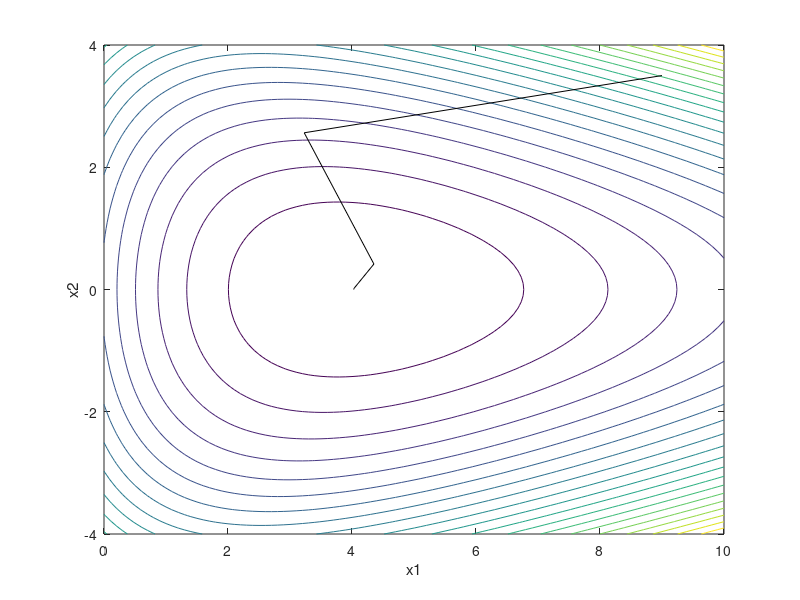

MATLAB code for this plot:
% 例程 2.21  牛顿法示例
%  函数定义：y = (exp(-(x1 - 3)/2))+(exp((x1 + 4*x2)/10))+(exp((x1 - 4*x2)/10));
[vx1, vx2 ] = meshgrid(0: 0.1: 10, -4: 0.1: 4);
y = (exp(-(vx1 - 3)/2)) + (exp((vx1 + 4*vx2)/10)) + (exp((vx1 - 4*vx2)/10));
%  函数图像绘制
figure(1)
contour(vx1, vx2, y, 20);
hold on; 
xlabel('x1');  ylabel('x2');
%  初始点
x1i = 9;
x2i = 3.5;
%  迭代步数
for M = 1:4
a = (exp(-(x1i - 3)/2));
b = (exp((x1i + 4*x2i)/10));
c = (exp((x1i - 4*x2i)/10));
yi = a + b + c;
%  计算梯度
aux1 = (-0.5*a) + (0.1*b) + (0.1*c);
aux2 = (0.4*b) - (0.4*c);
g = [aux1, aux2];
%  计算海森矩阵
qH11 = (0.25*a) + (0.01*b) + (0.01*c);
qH12 = (0.04*b) - (0.04*c);
qH21 = (0.04*b) - (0.04*c);
qH22 = (0.16*b ) + (0.16*c);
H = [qH11, qH12; qH21, qH22];
delta = H\-g';  %  求解迭代步长
x1f = x1i + delta(1);
x2f = x2i + delta(2);
plot([x1i, x1f], [x2i, x2f], 'k');
x1i = x1f;
x2i = x2f;
end;
